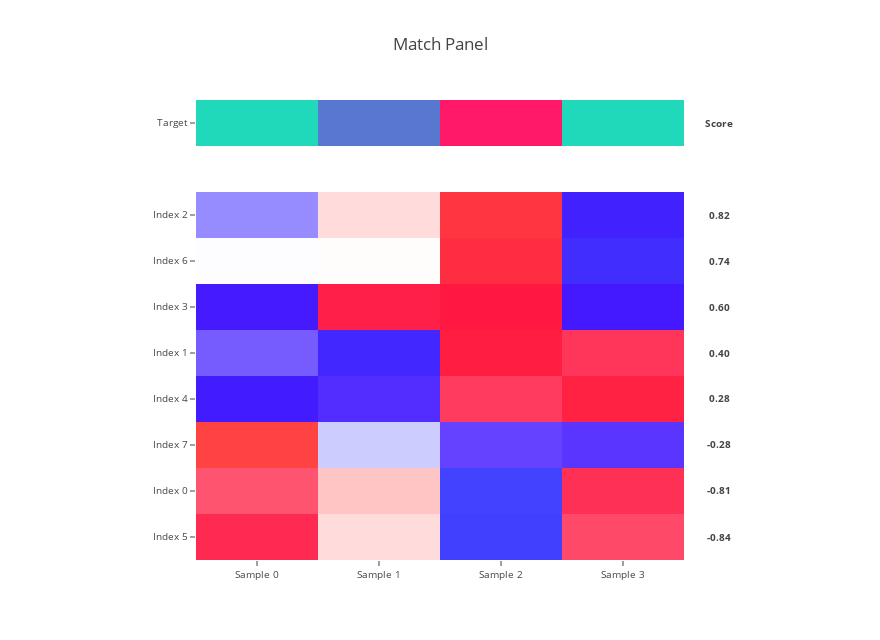

Notebook code cell kept with this figure:
### Code cell
target = [
    0,
    2,
    8,
    0,
]

target = pd.Series(
    target, 
    name='Target',
    index=('Sample {}'.format(i) for i in range(len(target))),
)

n_row = 8

features = pd.DataFrame(
    np.random.random_sample(size=(
        n_row,
        target.size,
    )),
    index=('Index {}'.format(i) for i in range(n_row)),
    columns=target.index,
)

score_moe_p_value_fdr = make_match_panel(
    target,
    features,
    target_ascending=None,
    target_type='categorical',
)

score_moe_p_value_fdr

### Figure 1 — Plotly figure (JSON) as saved in the notebook; plotly's stock layout.template omitted (floating-point values rounded to 4 significant figures; data arrays with more than 128 entries replaced by an {"elided": "..."} marker saying what was removed)
{"data": [{"colorscale": [[0, "#20d9ba"], [0.5, "#9017e6"], [1, "#ff1968"]], "showscale": false, "text": [["Sample 0", "Sample 1", "Sample 2", "Sample 3"]], "type": "heatmap", "uid": "cf1a4289-c567-4ac0-95bc-493ff98377ee", "x": ["Sample 0", "Sample 1", "Sample 2", "Sample 3"], "y": ["Target"], "yaxis": "y2", "z": [[0, 2, 8, 0]]}, {"colorscale": {"elided": "256x2 mixed values"}, "showscale": false, "type": "heatmap", "uid": "baafc960-fca3-4db2-933d-939f318a5588", "x": ["Sample 0", "Sample 1", "Sample 2", "Sample 3"], "y": ["Index 5", "Index 0", "Index 7", "Index 4", "Index 1", "Index 3", "Index 6", "Index 2"], "yaxis": "y", "z": [[0.8641, 0.1525, -1.673, 0.6564], [0.6214, 0.2533, -1.696, 0.8211], [1.692, -0.2216, -0.6822, -0.7885], [-1.108, -0.8517, 0.7278, 1.232], [-0.5992, -1.319, 1.135, 0.7827], [-0.9944, 0.9456, 1.053, -1.004], [-0.008579, 0.00825, 1.414, -1.414], [-0.4528, 0.1502, 1.516, -1.214]], "zmax": 1.692, "zmin": -1.696}], "layout": {"annotations": [{"font": {"size": 9.6}, "showarrow": false, "text": "<b>Score</b>", "width": 64, "x": 1.002, "xanchor": "left", "xref": "paper", "y": 0.95, "yanchor": "middle", "yref": "paper"}, {"font": {"size": 9.6}, "showarrow": false, "text": "<b>0.82</b>", "width": 64, "x": 1.002, "xanchor": "left", "xref": "paper", "y": 0.75, "yanchor": "middle", "yref": "paper"}, {"font": {"size": 9.6}, "showarrow": false, "text": "<b>0.74</b>", "width": 64, "x": 1.002, "xanchor": "left", "xref": "paper", "y": 0.65, "yanchor": "middle", "yref": "paper"}, {"font": {"size": 9.6}, "showarrow": false, "text": "<b>0.60</b>", "width": 64, "x": 1.002, "xanchor": "left", "xref": "paper", "y": 0.55, "yanchor": "middle", "yref": "paper"}, {"font": {"size": 9.6}, "showarrow": false, "text": "<b>0.40</b>", "width": 64, "x": 1.002, "xanchor": "left", "xref": "paper", "y": 0.45, "yanchor": "middle", "yref": "paper"}, {"font": {"size": 9.6}, "showarrow": false, "text": "<b>0.28</b>", "width": 64, "x": 1.002, "xanchor": "left", "xref": "paper", "y": 0.35, "yanchor": "middle", "yref": "paper"}, {"font": {"size": 9.6}, "showarrow": false, "text": "<b>-0.28</b>", "width": 64, "x": 1.002, "xanchor": "left", "xref": "paper", "y": 0.25, "yanchor": "middle", "yref": "paper"}, {"font": {"size": 9.6}, "showarrow": false, "text": "<b>-0.81</b>", "width": 64, "x": 1.002, "xanchor": "left", "xref": "paper", "y": 0.15, "yanchor": "middle", "yref": "paper"}, {"font": {"size": 9.6}, "showarrow": false, "text": "<b>-0.84</b>", "width": 64, "x": 1.002, "xanchor": "left", "xref": "paper", "y": 0.05, "yanchor": "middle", "yref": "paper"}], "height": 640, "margin": {"l": 196, "r": 196}, "title": "Match Panel", "width": 880, "xaxis": {"anchor": "y", "tickfont": {"size": 9.6}}, "yaxis": {"domain": [0, 0.8], "dtick": 1, "tickfont": {"size": 9.6}}, "yaxis2": {"domain": [0.9, 1], "tickfont": {"size": 9.6}}}}
